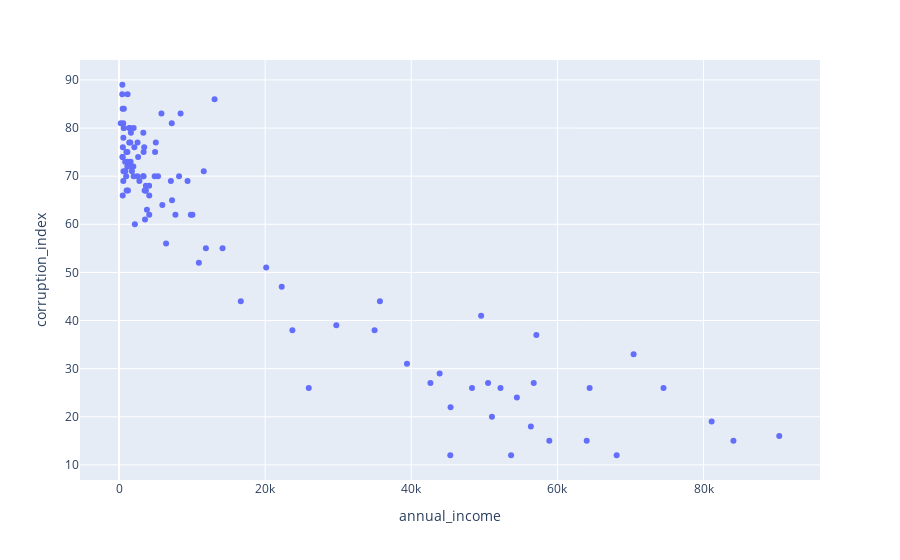

Notebook cell for this chart:
### Code cell
fig = px.scatter(df_corruption, x="annual_income", 
                 y="corruption_index",
                 hover_data=['country'])
fig.show()

### Figure 1 — Plotly figure (JSON) as saved in the notebook; plotly's stock layout.template omitted (floating-point values rounded to 4 significant figures)
{"data": [{"customdata": [["Denmark"], ["Finland"], ["New Zealand"], ["Norway"], ["Singapore"], ["Sweden"], ["Switzerland"], ["Netherlands"], ["Luxembourg"], ["Germany"], ["United Kingdom"], ["Hong Kong"], ["Austria"], ["Canada"], ["Estonia"], ["Iceland"], ["Ireland"], ["Australia"], ["Belgium"], ["Japan"], ["France"], ["United Arab Emirates"], ["United States"], ["Qatar"], ["Portugal"], ["South Korea"], ["Spain"], ["Israel"], ["Italy"], ["Poland"], ["Saudi Arabia"], ["Greece"], ["Malaysia"], ["China"], ["Romania"], ["South Africa"], ["India"], ["Vietnam"], ["Argentina"], ["Brazil"], ["Indonesia"], ["Turkey"], ["Sri Lanka"], ["Ecuador"], ["Thailand"], ["El Salvador"], ["Sierra Leone"], ["Algeria"], ["Egypt"], ["Nepal"], ["Philippines"], ["Zambia"], ["Eswatini"], ["Ukraine"], ["Gabon"], ["Mexico"], ["Niger"], ["Papua New Guinea"], ["Azerbaijan"], ["Bolivia"], ["Djibouti"], ["Dominican Republic"], ["Kenya"], ["Laos"], ["Paraguay"], ["Togo"], ["Angola"], ["Liberia"], ["Mali"], ["Russia"], ["Burma"], ["Mauritania"], ["Pakistan"], ["Uzbekistan"], ["Cameroon"], ["Kyrgyzstan"], ["Uganda"], ["Bangladesh"], ["Madagascar"], ["Mozambique"], ["Guatemala"], ["Guinea"], ["Iran"], ["Tajikistan"], ["Central Africa"], ["Lebanon"], ["Nigeria"], ["Cambodia"], ["Honduras"], ["Iraq"], ["Zimbabwe"], ["Eritrea"], ["Cape Verde"], ["Congo"], ["Chad"], ["Comoros"], ["Haiti"], ["Nicaragua"], ["Sudan"], ["Burundi"], ["Congo (Dem. Republic)"], ["Turkmenistan"], ["Equatorial Guinea"], ["Libya"], ["Afghanistan"], ["Yemen"], ["Venezuela"], ["Somalia"], ["Syria"], ["South Sudan"]], "hovertemplate": "annual_income=%{x}<br>corruption_index=%{y}<br>country=%{customdata[0]}<extra></extra>", "legendgroup": "", "marker": {"color": "#636efa", "symbol": "circle"}, "mode": "markers", "name": "", "orientation": "v", "showlegend": false, "type": "scatter", "x": [68110, 53660, 45340, 84090, 64010, 58890, 90360, 56370, 81110, 51040, 45380, 54450, 52210, 48310, 25970, 64410, 74520, 56760, 50510, 42620, 43880, 39410, 70430, 57120, 23730, 34980, 29740, 49560, 35710, 16670, 22270, 20140, 10930, 11890, 14170, 6440, 2170, 3560, 10050, 7720, 4140, 9830, 3820, 5930, 7260, 4140, 510, 3660, 3510, 1230, 3640, 1040, 3680, 4120, 7100, 9380, 590, 2790, 4880, 3360, 3300, 8220, 2010, 2520, 5340, 980, 1770, 620, 870, 11600, 1140, 1730, 1500, 1960, 1590, 1180, 840, 2620, 500, 480, 4940, 1010, 3370, 1150, 530, 3450, 2100, 1550, 2540, 5040, 1400, 600, 3330, 1630, 650, 1460, 1420, 2010, 670, 240, 580, 7220, 5810, 8430, 500, 670, 13080, 450, 1170, 460], "xaxis": "x", "y": [12, 12, 12, 15, 15, 15, 16, 18, 19, 20, 22, 24, 26, 26, 26, 26, 26, 27, 27, 27, 29, 31, 33, 37, 38, 38, 39, 41, 44, 44, 47, 51, 52, 55, 55, 56, 60, 61, 62, 62, 62, 62, 63, 64, 65, 66, 66, 67, 67, 67, 67, 67, 68, 68, 69, 69, 69, 69, 70, 70, 70, 70, 70, 70, 70, 70, 71, 71, 71, 71, 72, 72, 72, 72, 73, 73, 73, 74, 74, 74, 75, 75, 75, 75, 76, 76, 76, 77, 77, 77, 77, 78, 79, 79, 80, 80, 80, 80, 80, 81, 81, 81, 83, 83, 84, 84, 86, 87, 87, 89], "yaxis": "y"}], "layout": {"autosize": true, "legend": {"tracegroupgap": 0}, "margin": {"t": 60}, "xaxis": {"anchor": "y", "autorange": true, "domain": [0, 1], "range": [-5213.0, 95810.0], "title": {"text": "annual_income"}, "type": "linear"}, "yaxis": {"anchor": "x", "autorange": true, "domain": [0, 1], "range": [6.038, 94.96], "title": {"text": "corruption_index"}, "type": "linear"}}}
